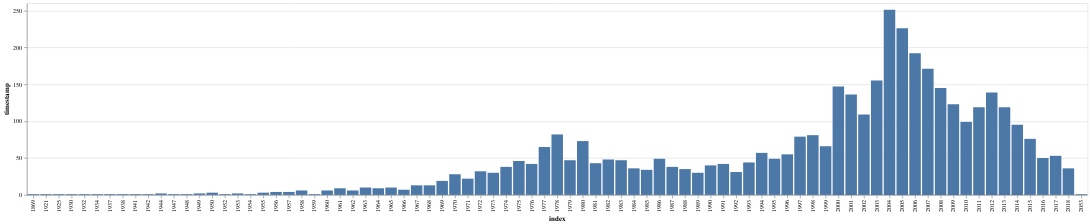

Notebook cell for this chart:
### Markdown cell above
2004 Wins for year with most Bigfoot sightings.  Just for fun let's also see how the frequency of sightings changes over time.

### Code cell
alt.Chart(bf_locations['timestamp'].dt.year.value_counts().reset_index()).mark_bar().encode(
    x='index:O',
    y='timestamp:Q'
)

### Figure 1 — Vega-Lite specification as saved in the notebook (floating-point values rounded to 4 significant figures)
{"config": {"view": {"continuousWidth": 400, "continuousHeight": 300}}, "data": {"name": "data-8f00d008f1200e510cbd4c5bec0696a9"}, "mark": "bar", "encoding": {"x": {"type": "ordinal", "field": "index"}, "y": {"type": "quantitative", "field": "timestamp"}}, "$schema": "https://vega.github.io/schema/vega-lite/v4.8.1.json", "datasets": {"data-8f00d008f1200e510cbd4c5bec0696a9": [{"index": 2004, "timestamp": 251}, {"index": 2005, "timestamp": 226}, {"index": 2006, "timestamp": 192}, {"index": 2007, "timestamp": 171}, {"index": 2003, "timestamp": 155}, {"index": 2000, "timestamp": 147}, {"index": 2008, "timestamp": 145}, {"index": 2012, "timestamp": 139}, {"index": 2001, "timestamp": 136}, {"index": 2009, "timestamp": 123}, {"index": 2011, "timestamp": 119}, {"index": 2013, "timestamp": 119}, {"index": 2002, "timestamp": 109}, {"index": 2010, "timestamp": 99}, {"index": 2014, "timestamp": 95}, {"index": 1978, "timestamp": 82}, {"index": 1998, "timestamp": 81}, {"index": 1997, "timestamp": 79}, {"index": 2015, "timestamp": 76}, {"index": 1980, "timestamp": 73}, {"index": 1999, "timestamp": 66}, {"index": 1977, "timestamp": 65}, {"index": 1994, "timestamp": 57}, {"index": 1996, "timestamp": 55}, {"index": 2017, "timestamp": 53}, {"index": 2016, "timestamp": 50}, {"index": 1986, "timestamp": 49}, {"index": 1995, "timestamp": 49}, {"index": 1982, "timestamp": 48}, {"index": 1983, "timestamp": 47}, {"index": 1979, "timestamp": 47}, {"index": 1975, "timestamp": 46}, {"index": 1993, "timestamp": 44}, {"index": 1981, "timestamp": 43}, {"index": 1991, "timestamp": 42}, {"index": 1976, "timestamp": 42}, {"index": 1990, "timestamp": 40}, {"index": 1974, "timestamp": 38}, {"index": 1987, "timestamp": 38}, {"index": 1984, "timestamp": 36}, {"index": 2018, "timestamp": 36}, {"index": 1988, "timestamp": 35}, {"index": 1985, "timestamp": 34}, {"index": 1972, "timestamp": 32}, {"index": 1992, "timestamp": 31}, {"index": 1973, "timestamp": 30}, {"index": 1989, "timestamp": 30}, {"index": 1970, "timestamp": 28}, {"index": 1971, "timestamp": 22}, {"index": 1969, "timestamp": 19}, {"index": 1967, "timestamp": 13}, {"index": 1968, "timestamp": 13}, {"index": 1963, "timestamp": 10}, {"index": 1965, "timestamp": 10}, {"index": 1961, "timestamp": 9}, {"index": 1964, "timestamp": 9}, {"index": 1966, "timestamp": 7}, {"index": 1962, "timestamp": 6}, {"index": 1958, "timestamp": 6}, {"index": 1960, "timestamp": 6}, {"index": 1956, "timestamp": 4}, {"index": 1957, "timestamp": 4}, {"index": 1955, "timestamp": 3}, {"index": 1950, "timestamp": 3}, {"index": 1953, "timestamp": 2}, {"index": 1949, "timestamp": 2}, {"index": 1944, "timestamp": 2}, {"index": 1942, "timestamp": 1}, {"index": 1938, "timestamp": 1}, {"index": 1934, "timestamp": 1}, {"index": 1932, "timestamp": 1}, {"index": 1930, "timestamp": 1}, {"index": 1948, "timestamp": 1}, {"index": 1869, "timestamp": 1}, {"index": 1952, "timestamp": 1}, {"index": 1954, "timestamp": 1}, {"index": 1921, "timestamp": 1}, {"index": 1959, "timestamp": 1}, {"index": 1947, "timestamp": 1}, {"index": 1941, "timestamp": 1}, {"index": 1937, "timestamp": 1}, {"index": 1925, "timestamp": 1}, {"index": 2053, "timestamp": 1}]}}
